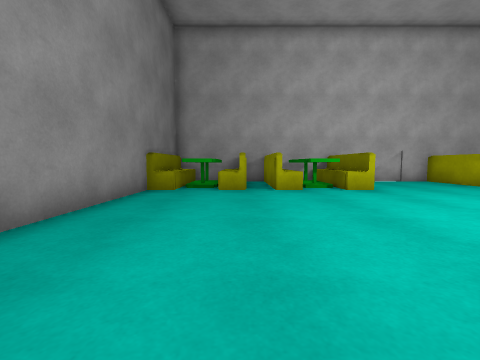
View 1 (above)

16 first-person views from a walk through a scene from a Unity 3-D project. The camera is 0.72 m above the floor, tilts 4° down and sees 90° across. The floor is counted in squares, 1 m on a side. Each view is taken from the middle of a square. On the plan, view 1 faces up. The plan holds only what a view shows up to about 9 squares ahead; the rest is blank. The player is left out.

View 2
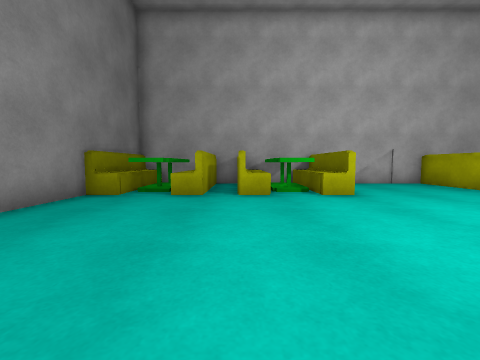

View 3
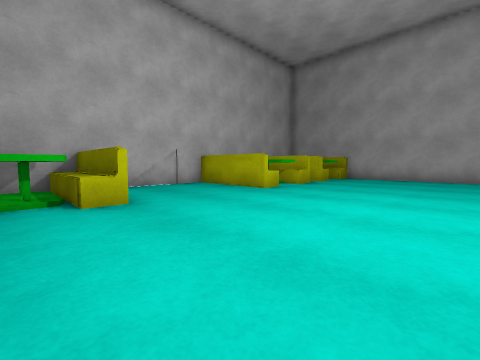

View 4
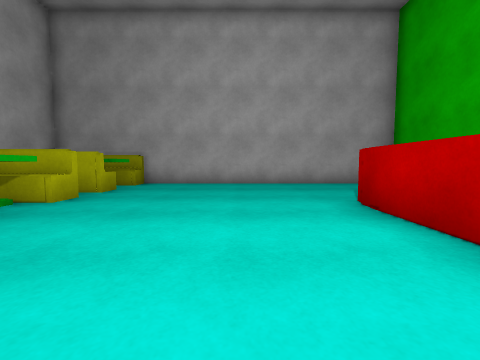

View 5
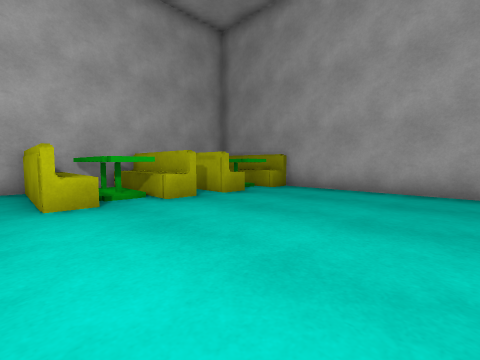

View 6
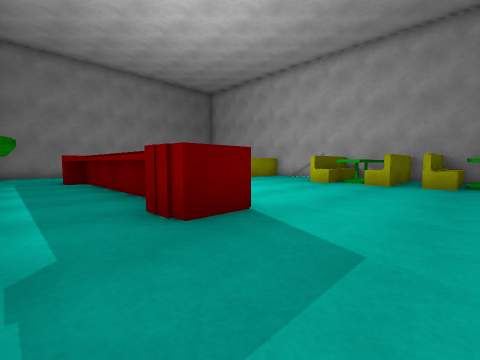

View 7
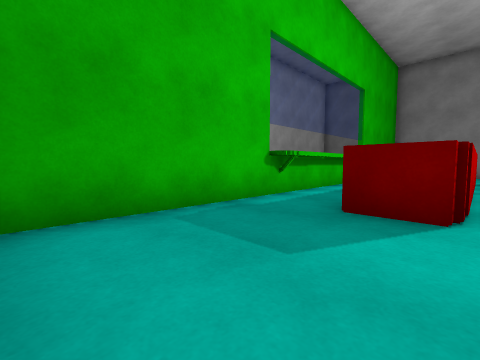

View 8
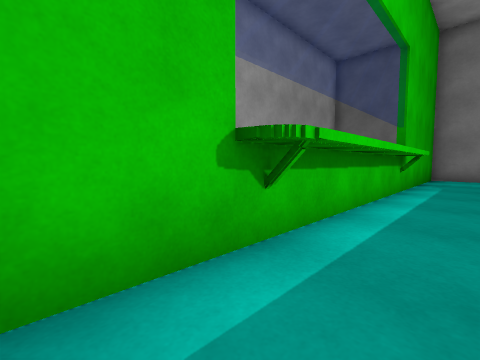

View 9
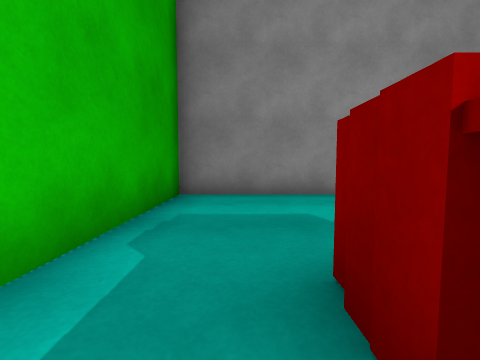

View 10
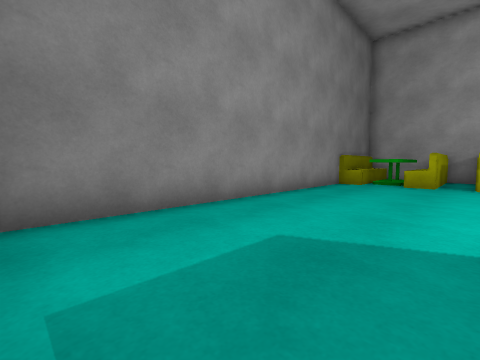

View 11
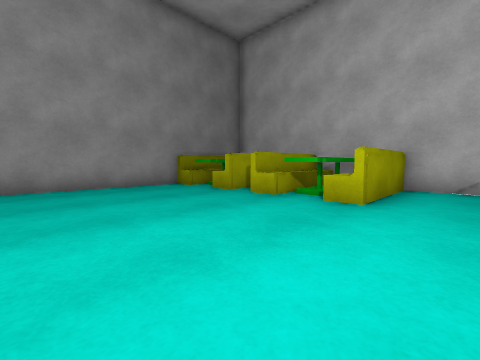

View 12
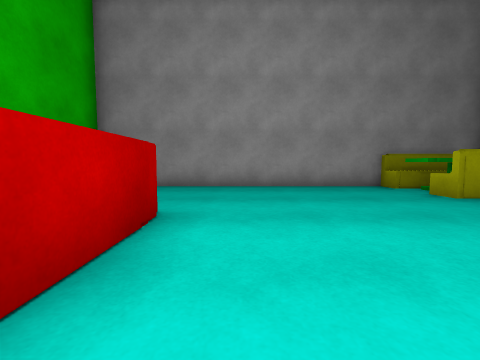

View 13
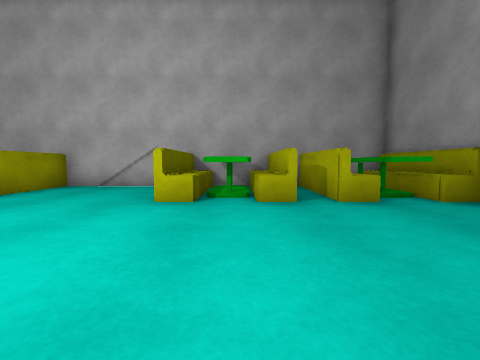

View 14
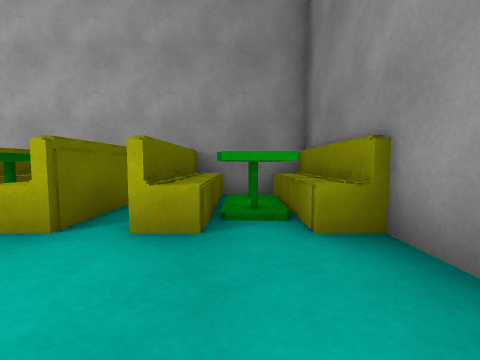

View 15
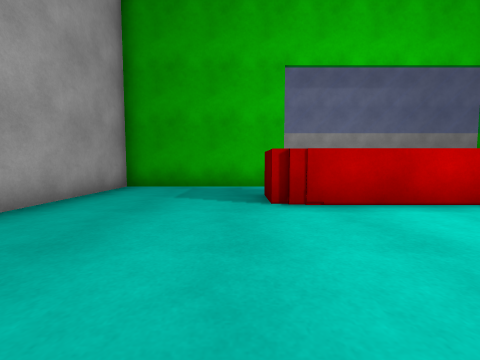

View 16
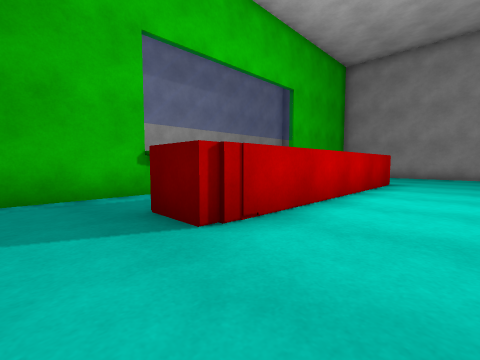

### Floor plan
Points are (right, up) in squares from view 1. A wall is a line through its corners. A room is listed if a view was taken in it or the views show most of it. See-through windows are left out.
Room 1 (views 1, 2, 3, 4, 5, 6, 7, 8, 9, 10, 11, 12, 13, 14, 15, 16)
walls: (7.2, 0.1) (2.4, 0.1); (9.9, 6.4) (9.9, 9.5) (1.1, 9.5) (1.1, 6.4); (10.1, 6.4) (9.4, 6.4); (1.6, 6.4) (1, 6.4); (1.8, 0.9) (9.4, 0.9) (9.4, -0.5) (3.6, -0.5); (2.4, -0.5) (1.5, -0.5); (11.6, 6.4) (10.8, 6.4) (10.8, 9.5); (8.3, -1.8) (8.3, -2.5); (2.9, -1.9) (8.6, -1.9) (8.6, -2.5); (0.2, 9.5) (0.2, 6.4) (-0.5, 6.4); (-1.7, 6.4) (-2.5, 6.4) (-2.5, -2.4) (13.5, -2.4) (13.5, 6.4) (13.1, 6.4); (-0.5, 9.5) (-2.3, 9.5) (-2.3, 6.4); (13.4, 9.5) (11, 9.5) (11, 6.4)
low walls: (-1.7, 7.5) (-1.7, 6.4); (-1.7, 9) (-1.7, 8.4)
ways out: gap at (10.5, 7)
objects: table (-2, 7) to (-1, 9); table (2, 7) to (3, 9); table (8, 7) to (9, 9); table (12, 7) to (13, 9)

Positions as (right, up) in squares from view 1, and headings:
1: (0, 0), facing up
2: (1, 1), facing up
3: (2, 2), facing up-right
4: (5, 3), facing right
5: (7, 2), facing up-right
6: (12, -2), facing up-left
7: (13, 1), facing down-left
8: (10, -1), facing down-left
9: (3, -1), facing left
10: (1, -2), facing up-left
11: (5, 2), facing up-left
12: (5, 2), facing left
13: (9, 2), facing up
14: (12, 4), facing up
15: (10, 5), facing down
16: (11, 3), facing down-left
